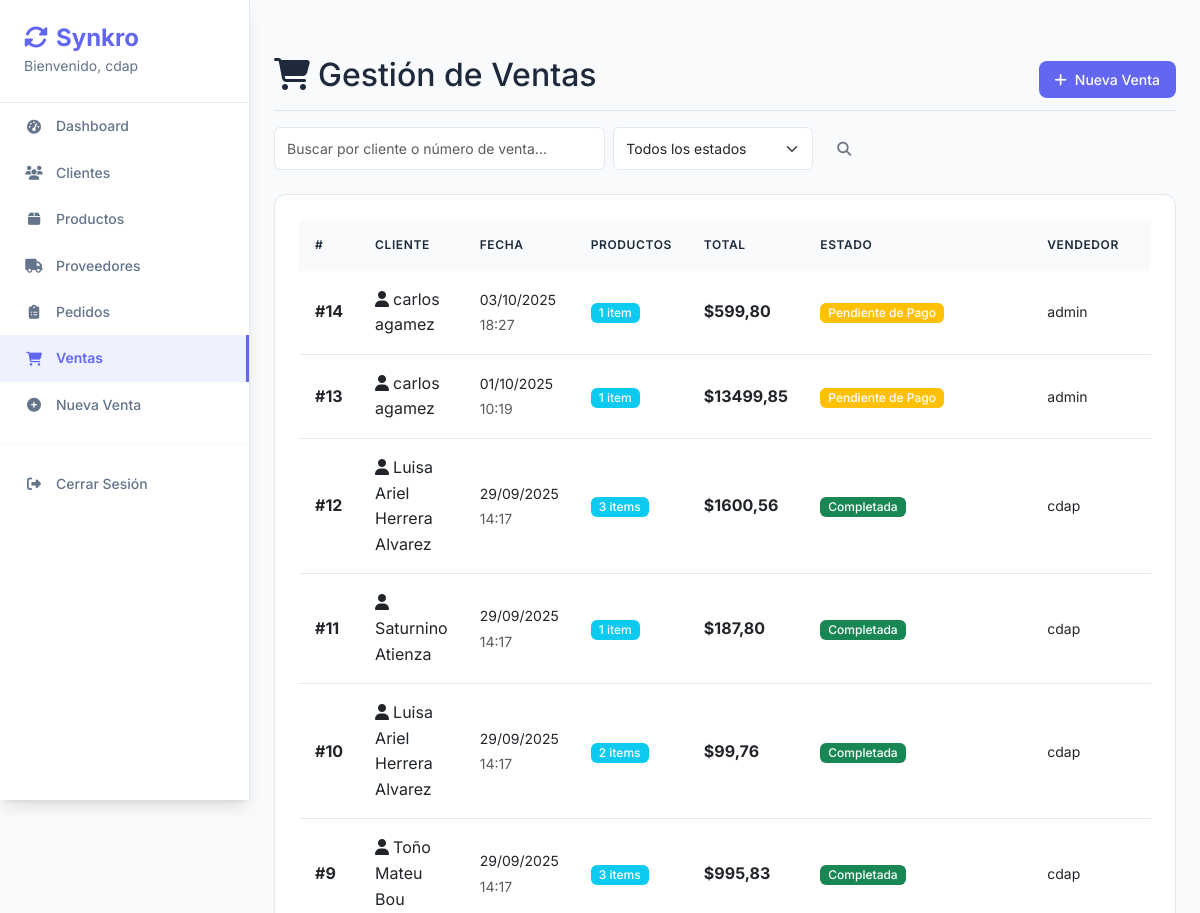
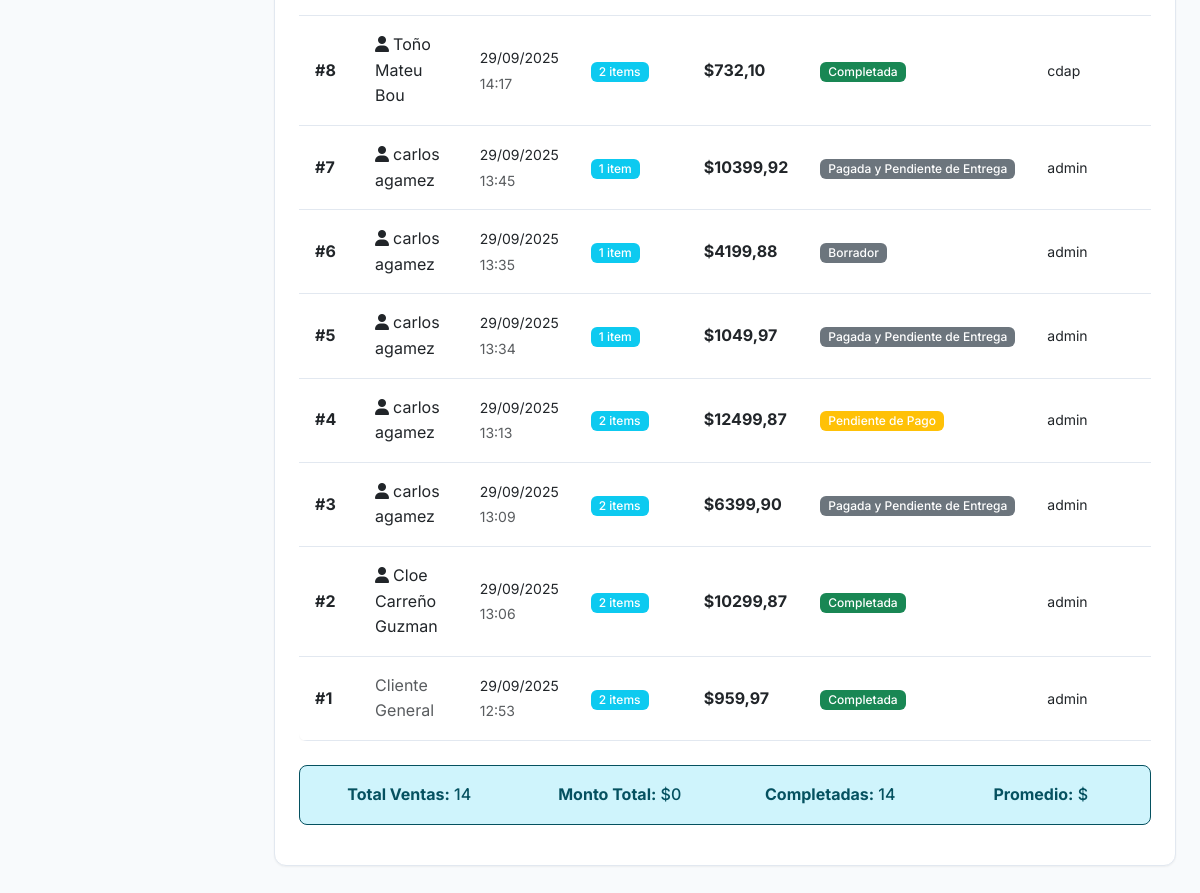
Page /ventas/ (signed in) on the committed database (2 pictures, top to bottom).
### core/models.py (models this page shows, shortened)
class Venta(models.Model):
    ESTADO_CHOICES = [
        ('BORRADOR', 'Borrador'),
        ('PENDIENTE_PAGO', 'Pendiente de Pago'),
        ('PAGADA_PENDIENTE_ENTREGA', 'Pagada y Pendiente de Entrega'),
        ('COMPLETADA', 'Completada'),
        ('CANCELADA', 'Cancelada'),
    ]
    fecha = models.DateTimeField(auto_now_add=True)
    cliente = models.ForeignKey(Cliente, on_delete=models.SET_NULL, null=True, blank=True)
    usuario = models.ForeignKey(settings.AUTH_USER_MODEL, on_delete=models.PROTECT, help_text="Usuario que realizó la venta")
    estado = models.CharField(max_length=30, choices=ESTADO_CHOICES, default='COMPLETADA')
    monto_total = models.DecimalField(max_digits=12, decimal_places=2, default=0, editable=False) # Editable=False para que no se cambie a mano
    _estado_anterior = None # Campo temporal para rastrear cambios
    def __init__(self, *args, **kwargs):
        super().__init__(*args, **kwargs)
        self._estado_anterior = self.estado

class Cliente(models.Model):
    nombre = models.CharField(max_length=200)
    telefono = models.CharField(max_length=20, blank=True)
    email = models.EmailField(unique=True, blank=True, null=True)

### core/views.py (the view)
# urls.py: path('ventas/', views.venta_list, name='venta_list'),
@login_required
def venta_list(request):
    search = request.GET.get('search', '')
    estado = request.GET.get('estado', '')
    ventas = Venta.objects.select_related('cliente', 'usuario').prefetch_related('detalles__producto')
    if search:
        ventas = ventas.filter(
            Q(cliente__nombre__icontains=search) |
            Q(id__icontains=search)
        )
    if estado:
        ventas = ventas.filter(estado=estado)
    ventas = ventas.order_by('-fecha')
    return render(request, 'ventas/list.html', {
        'ventas': ventas,
        'search': search,
        'estado_selected': estado,
        'estados': Venta.ESTADO_CHOICES
    })

### core/templates/ventas/list.html (shortened to what this page needs)
{% extends 'base.html' %}
{% block content %}
<div class="d-flex justify-content-between flex-wrap flex-md-nowrap align-items-center pt-3 pb-2 mb-3 border-bottom">
    <h1 class="h2"><i class="fas fa-shopping-cart me-2"></i>Gestión de Ventas</h1>
    <div class="btn-toolbar mb-2 mb-md-0">
        <a href="{% url 'nueva_venta' %}" class="btn btn-primary">
            <i class="fas fa-plus me-2"></i>Nueva Venta
        </a>
    </div>
</div>
<div class="row mb-4">
    <div class="col-md-8">
        <form method="get" class="d-flex">
            <input type="text" name="search" class="form-control me-2"
                   placeholder="Buscar por cliente o número de venta..."
                   value="{{ search }}">
            <select name="estado" class="form-select me-2" style="max-width: 200px;">
                <option value="">Todos los estados</option>
            </select>
            <button type="submit" class="btn btn-outline-secondary">
                <i class="fas fa-search"></i>
            </button>
        </form>
    </div>
</div>
<div class="card">
    <div class="card-body">
        {% if ventas %}
        <div class="table-responsive">
            <table class="table table-hover">
                <thead>
                    <tr>
                        <th>#</th>
                        <th>Cliente</th>
                        <th>Fecha</th>
                        <th>Productos</th>
                        <th>Total</th>
                        <th>Estado</th>
                        <th>Vendedor</th>
                        <th>Acciones</th>
                    </tr>
                </thead>
                <tbody>
                    {% for venta in ventas %}
                    <tr>
                        <td>
                            <strong>#{{ venta.id }}</strong>
                        </td>
                        <td>
                            {% if venta.cliente %}
                                <i class="fas fa-user me-1"></i>{{ venta.cliente.nombre }}
                            {% else %}
                                <span class="text-muted">Cliente General</span>
                            {% endif %}
                        </td>
                        <td>
                            <small>{{ venta.fecha|date:"d/m/Y" }}</small><br>
                            <small class="text-muted">{{ venta.fecha|date:"H:i" }}</small>
                        </td>
                        <td>
                            <span class="badge bg-info">{{ venta.detalles.count }} item{{ venta.detalles.count|pluralize }}</span>
                        </td>
                        <td>
                            <strong>${{ venta.monto_total }}</strong>
                        </td>
                        <td>
                            {% if venta.estado == 'COMPLETADA' %}
                                <span class="badge bg-success">{{ venta.get_estado_display }}</span>
                            {% elif venta.estado == 'PENDIENTE_PAGO' %}
                                <span class="badge bg-warning">{{ venta.get_estado_display }}</span>
                            {% elif venta.estado == 'CANCELADA' %}
                                <span class="badge bg-danger">{{ venta.get_estado_display }}</span>
                            {% else %}
                                <span class="badge bg-secondary">{{ venta.get_estado_display }}</span>
                            {% endif %}
                        </td>
                        <td>
                            <small>{{ venta.usuario.username }}</small>
                        </td>
                        <td>
                        </td>
                    </tr>
                    {% endfor %}
                </tbody>
            </table>
        </div>
        <div class="row mt-4">
            <div class="col-md-12">
                <div class="alert alert-info">
                    <div class="row text-center">
                        <div class="col-md-3">
                            <strong>Total Ventas:</strong> {{ ventas.count }}
                        </div>
                        <div class="col-md-3">
                            <strong>Monto Total:</strong> ${% widthratio ventas 1 1 as total_monto %}{{ total_monto|default:"0" }}
                        </div>
                        <div class="col-md-3">
                            <strong>Completadas:</strong> {{ ventas|length }}
                        </div>
                        <div class="col-md-3">
                            <strong>Promedio:</strong> ${% if ventas %}{% widthratio total_monto ventas.count 1 %}{% else %}0{% endif %}
                        </div>
                    </div>
                </div>
            </div>
        </div>
        {% endif %}
    </div>
</div>
{% endblock %}

### core/templates/base.html (shortened to what this page needs)
<!DOCTYPE html>
<html lang="es">
<head>
    <link href="https://cdn.jsdelivr.net/npm/bootstrap@5.3.0/dist/css/bootstrap.min.css" rel="stylesheet">
    <link href="https://cdnjs.cloudflare.com/ajax/libs/font-awesome/6.4.0/css/all.min.css" rel="stylesheet">
</head>
<body>
    <nav class="sidebar">
        <div class="sidebar-brand">
            <h4>
                <i class="fas fa-sync-alt me-2"></i>Synkro
            </h4>
            {% if user.is_authenticated %}
                <small>Bienvenido, {{ user.username }}</small>
            {% endif %}
        </div>
        {% if user.is_authenticated %}
        <ul class="nav flex-column">
            <li class="nav-item">
                <a class="nav-link {% if request.resolver_match.url_name == 'dashboard' %}active{% endif %}" href="{% url 'dashboard' %}">
                    <i class="fas fa-tachometer-alt"></i>Dashboard
                </a>
            </li>
            <li class="nav-item">
                <a class="nav-link {% if 'cliente' in request.resolver_match.url_name %}active{% endif %}" href="{% url 'cliente_list' %}">
                    <i class="fas fa-users"></i>Clientes
                </a>
            </li>
            <li class="nav-item">
                <a class="nav-link {% if 'producto' in request.resolver_match.url_name %}active{% endif %}" href="{% url 'producto_list' %}">
                    <i class="fas fa-box"></i>Productos
                </a>
            </li>
            <li class="nav-item">
                <a class="nav-link {% if 'proveedor' in request.resolver_match.url_name %}active{% endif %}" href="{% url 'proveedor_list' %}">
                    <i class="fas fa-truck"></i>Proveedores
                </a>
            </li>
            <li class="nav-item">
                <a class="nav-link {% if 'pedido' in request.resolver_match.url_name %}active{% endif %}" href="{% url 'pedido_list' %}">
                    <i class="fas fa-clipboard-list"></i>Pedidos
                </a>
            </li>
            <li class="nav-item">
                <a class="nav-link {% if 'venta' in request.resolver_match.url_name %}active{% endif %}" href="{% url 'venta_list' %}">
                    <i class="fas fa-shopping-cart"></i>Ventas
                </a>
            </li>
            <li class="nav-item">
                <a class="nav-link" href="{% url 'nueva_venta' %}">
                    <i class="fas fa-plus-circle"></i>Nueva Venta
                </a>
            </li>
            <hr>
            <li class="nav-item">
                <a class="nav-link" href="{% url 'logout' %}">
                    <i class="fas fa-sign-out-alt"></i>Cerrar Sesión
                </a>
            </li>
        </ul>
        {% endif %}
    </nav>
    <main class="main-content">
                <div class="pt-3 pb-2 mb-3">
        {% block content %}
        {% endblock %}
    </main>
</body>
</html>

### core/templates/base.html (style rules this page uses)
:root { --primary-color: #6366f1; --primary-light: #818cf8; --primary-dark: #4f46e5; --secondary-color: #64748b; --success-color: #10b981; --warning-color: #f59e0b; --danger-color: #ef4444; --light-bg: #f8fafc; --white-bg: #ffffff; --dark-text: #1e293b; --light-text: #64748b; --border-color: #e2e8f0; --shadow-sm: 0 1px 2px 0 rgb(0 0 0 / 0.05); --shadow-md: 0 4px 6px -1px rgb(0 0 0 / 0.1), 0 2px 4px -2px rgb(0 0 0 / 0.1); --shadow-lg: 0 10px 15px -3px rgb(0 0 0 / 0.1), 0 4px 6px -4px rgb(0 0 0 / 0.1); }
body { background-color: var(--light-bg); font-family: 'Inter', -apple-system, BlinkMacSystemFont, 'Segoe UI', sans-serif; color: var(--dark-text); line-height: 1.6; }
.sidebar { min-height: 100vh; background: var(--white-bg); border-right: 1px solid var(--border-color); box-shadow: var(--shadow-lg); position: fixed; top: 0; left: 0; width: 250px; z-index: 1000; overflow-y: auto; }
.sidebar .nav-link { color: var(--light-text); padding: 12px 24px; margin: 0; border-radius: 0; transition: all 0.2s ease; font-weight: 500; font-size: 0.875rem; display: flex; align-items: center; gap: 12px; }
.sidebar .nav-link i { width: 20px; text-align: center; }
.sidebar .nav-link.active { color: var(--primary-color); background-color: #eef2ff; border-right: 3px solid var(--primary-color); font-weight: 600; }
.sidebar-brand { padding: 24px; border-bottom: 1px solid var(--border-color); }
.sidebar-brand h4 { color: var(--primary-color); font-weight: 700; font-size: 1.5rem; margin: 0; }
.sidebar-brand small { color: var(--light-text); font-size: 0.875rem; }
.main-content { background-color: var(--light-bg); min-height: 100vh; padding: 24px; margin-left: 250px; }
.card { background: var(--white-bg); border: 1px solid var(--border-color); border-radius: 12px; box-shadow: var(--shadow-sm); transition: all 0.2s ease; }
.card-body { padding: 24px; }
.btn { font-weight: 500; border-radius: 8px; padding: 8px 16px; font-size: 0.875rem; transition: all 0.2s ease; border: none; }
.btn-primary { background-color: var(--primary-color); color: white; }
.table { background: var(--white-bg); border-radius: 8px; overflow: hidden; box-shadow: var(--shadow-sm); margin-bottom: 0; }
.table thead th { background-color: #f8fafc; color: var(--dark-text); border: none; font-weight: 600; font-size: 0.75rem; text-transform: uppercase; letter-spacing: 0.05em; padding: 16px; }
.table tbody td { padding: 16px; border-color: var(--border-color); vertical-align: middle; }
.alert { border-radius: 8px; border: 1px solid; font-weight: 500; }
.form-control, .form-select { border-radius: 6px; border: 1px solid var(--border-color); padding: 10px 12px; font-size: 0.875rem; transition: all 0.2s ease; }
.badge { border-radius: 6px; font-weight: 500; font-size: 0.75rem; padding: 4px 8px; }
hr { border-color: var(--border-color); margin: 16px 0; }

### rows in the picture
Venta: id "14", cliente.nombre "carlos agamez", fecha "03/10/2025", fecha "18:27", detalles.count "1", monto_total "599,80", estado "Pendiente de Pago", usuario.username "admin"
Venta: id "13", cliente.nombre "carlos agamez", fecha "01/10/2025", fecha "10:19", detalles.count "1", monto_total "13499,85", estado "Pendiente de Pago", usuario.username "admin"
Venta: id "12", cliente.nombre "Luisa Ariel Herrera Alvarez", fecha "29/09/2025", fecha "14:17", detalles.count "3", monto_total "1600,56", estado "Completada", usuario.username "cdap"
Venta: id "11", cliente.nombre "Saturnino Atienza", fecha "29/09/2025", fecha "14:17", detalles.count "1", monto_total "187,80", estado "Completada", usuario.username "cdap"
Venta: id "10", cliente.nombre "Luisa Ariel Herrera Alvarez", fecha "29/09/2025", fecha "14:17", detalles.count "2", monto_total "99,76", estado "Completada", usuario.username "cdap"
Venta: id "9", cliente.nombre "Toño Mateu Bou", fecha "29/09/2025", fecha "14:17", detalles.count "3", monto_total "995,83", estado "Completada", usuario.username "cdap"
Venta: id "8", cliente.nombre "Toño Mateu Bou", fecha "29/09/2025", fecha "14:17", detalles.count "2", monto_total "732,10", estado "Completada", usuario.username "cdap"
Venta: id "7", cliente.nombre "carlos agamez", fecha "29/09/2025", fecha "13:45", detalles.count "1", monto_total "10399,92", estado "Pagada y Pendiente de Entrega", usuario.username "admin"
Venta: id "6", cliente.nombre "carlos agamez", fecha "29/09/2025", fecha "13:35", detalles.count "1", monto_total "4199,88", estado "Borrador", usuario.username "admin"
Venta: id "5", cliente.nombre "carlos agamez", fecha "29/09/2025", fecha "13:34", detalles.count "1", monto_total "1049,97", estado "Pagada y Pendiente de Entrega", usuario.username "admin"
Venta: id "4", cliente.nombre "carlos agamez", fecha "29/09/2025", fecha "13:13", detalles.count "2", monto_total "12499,87", estado "Pendiente de Pago", usuario.username "admin"
Venta: id "3", cliente.nombre "carlos agamez", fecha "29/09/2025", fecha "13:09", detalles.count "2", monto_total "6399,90", estado "Pagada y Pendiente de Entrega", usuario.username "admin"
Venta: id "2", cliente.nombre "Cloe Carreño Guzman", fecha "29/09/2025", fecha "13:06", detalles.count "2", monto_total "10299,87", estado "Completada", usuario.username "admin"
Venta: id "1", shows "Cliente General", fecha "29/09/2025", fecha "12:53", detalles.count "2", monto_total "959,97", estado "Completada", usuario.username "admin"

### other values in the picture
{{ user.username }} "cdap"
{{ ventas.count }} "14"
{{ total_monto|default:"0" }} "0"
{{ ventas|length }} "14"
